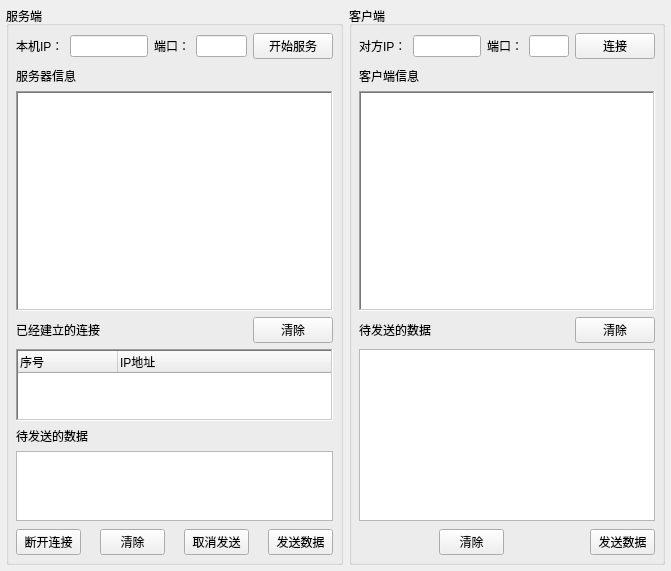
<?xml version="1.0" encoding="UTF-8"?>
<ui version="4.0">
 <class>TCPNetKit</class>
 <widget class="QWidget" name="TCPNetKit">
  <property name="geometry">
   <rect>
    <x>0</x>
    <y>0</y>
    <width>671</width>
    <height>558</height>
   </rect>
  </property>
  <property name="windowTitle">
   <string>TCP数据助手</string>
  </property>
  <property name="styleSheet">
   <string notr="true"/>
  </property>
  <layout class="QHBoxLayout" name="horizontalLayout">
   <property name="leftMargin">
    <number>6</number>
   </property>
   <property name="topMargin">
    <number>6</number>
   </property>
   <property name="rightMargin">
    <number>6</number>
   </property>
   <property name="bottomMargin">
    <number>6</number>
   </property>
   <item>
    <widget class="QGroupBox" name="groupBox_ServerContainer">
     <property name="font">
      <font>
       <underline>false</underline>
      </font>
     </property>
     <property name="title">
      <string>服务端</string>
     </property>
     <property name="flat">
      <bool>false</bool>
     </property>
     <property name="checkable">
      <bool>false</bool>
     </property>
     <layout class="QVBoxLayout" name="verticalLayout_3">
      <property name="leftMargin">
       <number>6</number>
      </property>
      <property name="topMargin">
       <number>6</number>
      </property>
      <property name="rightMargin">
       <number>6</number>
      </property>
      <property name="bottomMargin">
       <number>6</number>
      </property>
      <item>
       <widget class="QWidget" name="widget_Container11" native="true">
        <layout class="QHBoxLayout" name="horizontalLayout_2">
         <property name="leftMargin">
          <number>1</number>
         </property>
         <property name="topMargin">
          <number>1</number>
         </property>
         <property name="rightMargin">
          <number>1</number>
         </property>
         <property name="bottomMargin">
          <number>1</number>
         </property>
         <item>
          <widget class="QLabel" name="label_IPLocal">
           <property name="text">
            <string>本机IP：</string>
           </property>
          </widget>
         </item>
         <item>
          <widget class="QLineEdit" name="lineEdit_IPLocal"/>
         </item>
         <item>
          <widget class="QLabel" name="label_PortLocal">
           <property name="text">
            <string>端口：</string>
           </property>
          </widget>
         </item>
         <item>
          <widget class="QLineEdit" name="lineEdit_PortLocal">
           <property name="maximumSize">
            <size>
             <width>80</width>
             <height>16777215</height>
            </size>
           </property>
          </widget>
         </item>
         <item>
          <widget class="QPushButton" name="pushButton_StartServer">
           <property name="minimumSize">
            <size>
             <width>0</width>
             <height>0</height>
            </size>
           </property>
           <property name="maximumSize">
            <size>
             <width>180</width>
             <height>16777215</height>
            </size>
           </property>
           <property name="text">
            <string>开始服务</string>
           </property>
           <property name="shortcut">
            <string notr="true"/>
           </property>
          </widget>
         </item>
        </layout>
       </widget>
      </item>
      <item>
       <widget class="QWidget" name="widget_Container12" native="true">
        <layout class="QGridLayout" name="gridLayout">
         <property name="leftMargin">
          <number>1</number>
         </property>
         <property name="topMargin">
          <number>1</number>
         </property>
         <property name="rightMargin">
          <number>1</number>
         </property>
         <property name="bottomMargin">
          <number>1</number>
         </property>
         <item row="2" column="0">
          <widget class="QLabel" name="label_ListConnections">
           <property name="text">
            <string>已经建立的连接</string>
           </property>
          </widget>
         </item>
         <item row="2" column="1">
          <spacer name="horizontalSpacer">
           <property name="orientation">
            <enum>Qt::Horizontal</enum>
           </property>
           <property name="sizeHint" stdset="0">
            <size>
             <width>40</width>
             <height>20</height>
            </size>
           </property>
          </spacer>
         </item>
         <item row="0" column="0">
          <widget class="QLabel" name="label_ServerInfo">
           <property name="text">
            <string>服务器信息</string>
           </property>
          </widget>
         </item>
         <item row="4" column="0">
          <widget class="QLabel" name="label_ServerSend">
           <property name="text">
            <string>待发送的数据</string>
           </property>
          </widget>
         </item>
         <item row="2" column="2">
          <widget class="QPushButton" name="pushButton_ClearServerLog">
           <property name="minimumSize">
            <size>
             <width>0</width>
             <height>0</height>
            </size>
           </property>
           <property name="maximumSize">
            <size>
             <width>180</width>
             <height>16777215</height>
            </size>
           </property>
           <property name="text">
            <string>清除</string>
           </property>
          </widget>
         </item>
         <item row="3" column="0" colspan="3">
          <widget class="QTableWidget" name="tableWidget_ListConnections">
           <property name="maximumSize">
            <size>
             <width>16777215</width>
             <height>80</height>
            </size>
           </property>
           <property name="frameShape">
            <enum>QFrame::WinPanel</enum>
           </property>
           <property name="selectionBehavior">
            <enum>QAbstractItemView::SelectRows</enum>
           </property>
           <property name="showGrid">
            <bool>true</bool>
           </property>
           <attribute name="horizontalHeaderStretchLastSection">
            <bool>true</bool>
           </attribute>
           <column>
            <property name="text">
             <string>序号</string>
            </property>
            <property name="textAlignment">
             <set>AlignLeading|AlignVCenter</set>
            </property>
           </column>
           <column>
            <property name="text">
             <string>IP地址</string>
            </property>
            <property name="textAlignment">
             <set>AlignLeading|AlignVCenter</set>
            </property>
           </column>
          </widget>
         </item>
         <item row="1" column="0" colspan="3">
          <widget class="QTextEdit" name="textEdit_ServerLog">
           <property name="enabled">
            <bool>true</bool>
           </property>
           <property name="minimumSize">
            <size>
             <width>0</width>
             <height>220</height>
            </size>
           </property>
           <property name="frameShape">
            <enum>QFrame::WinPanel</enum>
           </property>
           <property name="frameShadow">
            <enum>QFrame::Sunken</enum>
           </property>
           <property name="autoFormatting">
            <set>QTextEdit::AutoNone</set>
           </property>
           <property name="lineWrapMode">
            <enum>QTextEdit::WidgetWidth</enum>
           </property>
           <property name="readOnly">
            <bool>true</bool>
           </property>
           <property name="markdown">
            <string/>
           </property>
           <property name="html">
            <string>&lt;!DOCTYPE HTML PUBLIC &quot;-//W3C//DTD HTML 4.0//EN&quot; &quot;http://www.w3.org/TR/REC-html40/strict.dtd&quot;&gt;
&lt;html&gt;&lt;head&gt;&lt;meta name=&quot;qrichtext&quot; content=&quot;1&quot; /&gt;&lt;style type=&quot;text/css&quot;&gt;
p, li { white-space: pre-wrap; }
&lt;/style&gt;&lt;/head&gt;&lt;body style=&quot; font-family:'SimSun'; font-size:9pt; font-weight:400; font-style:normal;&quot;&gt;
&lt;p style=&quot;-qt-paragraph-type:empty; margin-top:0px; margin-bottom:0px; margin-left:0px; margin-right:0px; -qt-block-indent:0; text-indent:0px; font-family:'SimSun';&quot;&gt;&lt;br /&gt;&lt;/p&gt;&lt;/body&gt;&lt;/html&gt;</string>
           </property>
           <property name="textInteractionFlags">
            <set>Qt::TextSelectableByKeyboard|Qt::TextSelectableByMouse</set>
           </property>
          </widget>
         </item>
         <item row="5" column="0" colspan="3">
          <widget class="QTextEdit" name="textEdit_ServerSend">
           <property name="maximumSize">
            <size>
             <width>16777215</width>
             <height>80</height>
            </size>
           </property>
           <property name="frameShape">
            <enum>QFrame::StyledPanel</enum>
           </property>
          </widget>
         </item>
        </layout>
       </widget>
      </item>
      <item>
       <widget class="QWidget" name="widget_Container13" native="true">
        <layout class="QHBoxLayout" name="horizontalLayout_4">
         <property name="leftMargin">
          <number>1</number>
         </property>
         <property name="topMargin">
          <number>1</number>
         </property>
         <property name="rightMargin">
          <number>1</number>
         </property>
         <property name="bottomMargin">
          <number>1</number>
         </property>
         <item>
          <widget class="QPushButton" name="pushButton_ServerDisconnect">
           <property name="minimumSize">
            <size>
             <width>0</width>
             <height>0</height>
            </size>
           </property>
           <property name="maximumSize">
            <size>
             <width>65</width>
             <height>16777215</height>
            </size>
           </property>
           <property name="text">
            <string>断开连接</string>
           </property>
          </widget>
         </item>
         <item>
          <spacer name="horizontalSpacer_2">
           <property name="orientation">
            <enum>Qt::Horizontal</enum>
           </property>
           <property name="sizeHint" stdset="0">
            <size>
             <width>40</width>
             <height>20</height>
            </size>
           </property>
          </spacer>
         </item>
         <item>
          <widget class="QPushButton" name="pushButton_ClearServerSend">
           <property name="minimumSize">
            <size>
             <width>0</width>
             <height>0</height>
            </size>
           </property>
           <property name="maximumSize">
            <size>
             <width>65</width>
             <height>16777215</height>
            </size>
           </property>
           <property name="text">
            <string>清除</string>
           </property>
          </widget>
         </item>
         <item>
          <spacer name="horizontalSpacer_3">
           <property name="orientation">
            <enum>Qt::Horizontal</enum>
           </property>
           <property name="sizeHint" stdset="0">
            <size>
             <width>40</width>
             <height>20</height>
            </size>
           </property>
          </spacer>
         </item>
         <item>
          <widget class="QPushButton" name="pushButton_CancerServerSend">
           <property name="minimumSize">
            <size>
             <width>0</width>
             <height>0</height>
            </size>
           </property>
           <property name="maximumSize">
            <size>
             <width>65</width>
             <height>16777215</height>
            </size>
           </property>
           <property name="text">
            <string>取消发送</string>
           </property>
          </widget>
         </item>
         <item>
          <spacer name="horizontalSpacer_4">
           <property name="orientation">
            <enum>Qt::Horizontal</enum>
           </property>
           <property name="sizeHint" stdset="0">
            <size>
             <width>40</width>
             <height>20</height>
            </size>
           </property>
          </spacer>
         </item>
         <item>
          <widget class="QPushButton" name="pushButton_ServerSend">
           <property name="minimumSize">
            <size>
             <width>0</width>
             <height>0</height>
            </size>
           </property>
           <property name="maximumSize">
            <size>
             <width>65</width>
             <height>16777215</height>
            </size>
           </property>
           <property name="text">
            <string>发送数据</string>
           </property>
          </widget>
         </item>
        </layout>
       </widget>
      </item>
     </layout>
    </widget>
   </item>
   <item>
    <widget class="QGroupBox" name="groupBox_ClientContainer">
     <property name="title">
      <string>客户端</string>
     </property>
     <property name="flat">
      <bool>false</bool>
     </property>
     <layout class="QVBoxLayout" name="verticalLayout">
      <property name="sizeConstraint">
       <enum>QLayout::SetDefaultConstraint</enum>
      </property>
      <property name="leftMargin">
       <number>6</number>
      </property>
      <property name="topMargin">
       <number>6</number>
      </property>
      <property name="rightMargin">
       <number>6</number>
      </property>
      <property name="bottomMargin">
       <number>6</number>
      </property>
      <item>
       <widget class="QWidget" name="widget_Container21" native="true">
        <layout class="QHBoxLayout" name="horizontalLayout_3">
         <property name="leftMargin">
          <number>1</number>
         </property>
         <property name="topMargin">
          <number>1</number>
         </property>
         <property name="rightMargin">
          <number>1</number>
         </property>
         <property name="bottomMargin">
          <number>1</number>
         </property>
         <item>
          <widget class="QLabel" name="label_IPRemote">
           <property name="text">
            <string>对方IP：</string>
           </property>
          </widget>
         </item>
         <item>
          <widget class="QLineEdit" name="lineEdit_IPRemote"/>
         </item>
         <item>
          <widget class="QLabel" name="label_PortRemote">
           <property name="text">
            <string>端口：</string>
           </property>
          </widget>
         </item>
         <item>
          <widget class="QLineEdit" name="lineEdit_PortRemote">
           <property name="maximumSize">
            <size>
             <width>80</width>
             <height>16777215</height>
            </size>
           </property>
          </widget>
         </item>
         <item>
          <widget class="QPushButton" name="pushButton_Connect">
           <property name="minimumSize">
            <size>
             <width>0</width>
             <height>0</height>
            </size>
           </property>
           <property name="maximumSize">
            <size>
             <width>180</width>
             <height>16777215</height>
            </size>
           </property>
           <property name="text">
            <string>连接</string>
           </property>
          </widget>
         </item>
        </layout>
       </widget>
      </item>
      <item>
       <widget class="QWidget" name="widget_Container22" native="true">
        <layout class="QGridLayout" name="gridLayout_2">
         <property name="leftMargin">
          <number>1</number>
         </property>
         <property name="topMargin">
          <number>1</number>
         </property>
         <property name="rightMargin">
          <number>1</number>
         </property>
         <property name="bottomMargin">
          <number>1</number>
         </property>
         <item row="2" column="1">
          <spacer name="horizontalSpacer_5">
           <property name="orientation">
            <enum>Qt::Horizontal</enum>
           </property>
           <property name="sizeHint" stdset="0">
            <size>
             <width>140</width>
             <height>20</height>
            </size>
           </property>
          </spacer>
         </item>
         <item row="1" column="0" colspan="3">
          <widget class="QTextEdit" name="textEdit_ClientLog">
           <property name="enabled">
            <bool>true</bool>
           </property>
           <property name="minimumSize">
            <size>
             <width>0</width>
             <height>220</height>
            </size>
           </property>
           <property name="frameShape">
            <enum>QFrame::WinPanel</enum>
           </property>
           <property name="autoFormatting">
            <set>QTextEdit::AutoNone</set>
           </property>
           <property name="lineWrapMode">
            <enum>QTextEdit::WidgetWidth</enum>
           </property>
           <property name="textInteractionFlags">
            <set>Qt::TextSelectableByKeyboard|Qt::TextSelectableByMouse</set>
           </property>
          </widget>
         </item>
         <item row="0" column="0">
          <widget class="QLabel" name="label_ClientInfo">
           <property name="text">
            <string>客户端信息</string>
           </property>
          </widget>
         </item>
         <item row="2" column="2">
          <widget class="QPushButton" name="pushButton_ClearClientLog">
           <property name="minimumSize">
            <size>
             <width>0</width>
             <height>0</height>
            </size>
           </property>
           <property name="maximumSize">
            <size>
             <width>180</width>
             <height>16777215</height>
            </size>
           </property>
           <property name="text">
            <string>清除</string>
           </property>
          </widget>
         </item>
         <item row="4" column="0" colspan="3">
          <widget class="QTextEdit" name="textEdit_Send">
           <property name="minimumSize">
            <size>
             <width>0</width>
             <height>0</height>
            </size>
           </property>
           <property name="maximumSize">
            <size>
             <width>16777215</width>
             <height>180</height>
            </size>
           </property>
           <property name="frameShape">
            <enum>QFrame::StyledPanel</enum>
           </property>
           <property name="frameShadow">
            <enum>QFrame::Sunken</enum>
           </property>
          </widget>
         </item>
         <item row="2" column="0">
          <widget class="QLabel" name="label_ClientSend">
           <property name="text">
            <string>待发送的数据</string>
           </property>
          </widget>
         </item>
        </layout>
       </widget>
      </item>
      <item>
       <widget class="QWidget" name="widget_Container23" native="true">
        <layout class="QHBoxLayout" name="horizontalLayout_5">
         <property name="leftMargin">
          <number>1</number>
         </property>
         <property name="topMargin">
          <number>1</number>
         </property>
         <property name="rightMargin">
          <number>1</number>
         </property>
         <property name="bottomMargin">
          <number>1</number>
         </property>
         <item>
          <spacer name="horizontalSpacer_6">
           <property name="orientation">
            <enum>Qt::Horizontal</enum>
           </property>
           <property name="sizeHint" stdset="0">
            <size>
             <width>74</width>
             <height>20</height>
            </size>
           </property>
          </spacer>
         </item>
         <item>
          <widget class="QPushButton" name="pushButton_ClearSend">
           <property name="minimumSize">
            <size>
             <width>0</width>
             <height>0</height>
            </size>
           </property>
           <property name="maximumSize">
            <size>
             <width>65</width>
             <height>16777215</height>
            </size>
           </property>
           <property name="text">
            <string>清除</string>
           </property>
          </widget>
         </item>
         <item>
          <spacer name="horizontalSpacer_8">
           <property name="orientation">
            <enum>Qt::Horizontal</enum>
           </property>
           <property name="sizeHint" stdset="0">
            <size>
             <width>74</width>
             <height>20</height>
            </size>
           </property>
          </spacer>
         </item>
         <item>
          <widget class="QPushButton" name="pushButton_ClientSend">
           <property name="minimumSize">
            <size>
             <width>0</width>
             <height>0</height>
            </size>
           </property>
           <property name="maximumSize">
            <size>
             <width>65</width>
             <height>16777215</height>
            </size>
           </property>
           <property name="text">
            <string>发送数据</string>
           </property>
          </widget>
         </item>
        </layout>
       </widget>
      </item>
     </layout>
    </widget>
   </item>
  </layout>
 </widget>
 <resources/>
 <connections>
  <connection>
   <sender>pushButton_ClearServerSend</sender>
   <signal>clicked()</signal>
   <receiver>textEdit_ServerSend</receiver>
   <slot>clear()</slot>
   <hints>
    <hint type="sourcelabel">
     <x>140</x>
     <y>537</y>
    </hint>
    <hint type="destinationlabel">
     <x>152</x>
     <y>488</y>
    </hint>
   </hints>
  </connection>
  <connection>
   <sender>pushButton_ClearSend</sender>
   <signal>clicked()</signal>
   <receiver>textEdit_Send</receiver>
   <slot>clear()</slot>
   <hints>
    <hint type="sourcelabel">
     <x>473</x>
     <y>531</y>
    </hint>
    <hint type="destinationlabel">
     <x>481</x>
     <y>492</y>
    </hint>
   </hints>
  </connection>
  <connection>
   <sender>pushButton_ClearClientLog</sender>
   <signal>clicked()</signal>
   <receiver>textEdit_ClientLog</receiver>
   <slot>clear()</slot>
   <hints>
    <hint type="sourcelabel">
     <x>622</x>
     <y>314</y>
    </hint>
    <hint type="destinationlabel">
     <x>615</x>
     <y>291</y>
    </hint>
   </hints>
  </connection>
  <connection>
   <sender>pushButton_ClearServerLog</sender>
   <signal>clicked()</signal>
   <receiver>textEdit_ServerLog</receiver>
   <slot>clear()</slot>
   <hints>
    <hint type="sourcelabel">
     <x>302</x>
     <y>308</y>
    </hint>
    <hint type="destinationlabel">
     <x>289</x>
     <y>271</y>
    </hint>
   </hints>
  </connection>
 </connections>
</ui>
